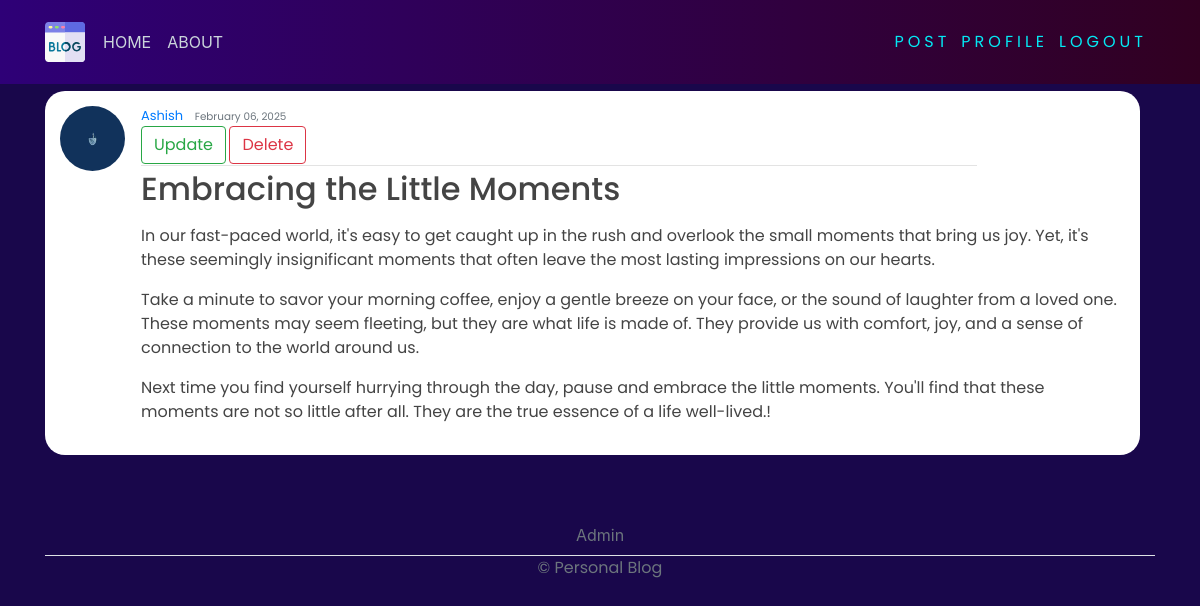
Page /post/33/ (signed in) on the committed database.
### blog/models.py (models this page shows, shortened)
class Post(models.Model):
    title = models.CharField(max_length=200)
    content = models.TextField()
    date_posted = models.DateTimeField(default=timezone.now)
    last_updated = models.DateTimeField(auto_now=True)
    author = models.ForeignKey(User, on_delete=models.CASCADE)
    image = models.ImageField(upload_to='post_images', blank=True, null=True)

### users/models.py (models this page shows, shortened)
class Profile(models.Model):
    user = models.OneToOneField(User, on_delete=models.CASCADE)
    image = models.ImageField(default='default.jpg', upload_to='profile_pics')

### blog/views.py (the view)
# urls.py: path('post/<int:pk>/', PostDetailView.as_view(), name="blog-detail"),
class PostDetailView(LoginRequiredMixin, DetailView):
    model = Post

### blog/templates/blog/post_detail.html (shortened to what this page needs)
{% extends 'blog/base.html' %}
{% block content %}
<article class="media content-section">
    <img class="rounded-circle article-img" src="{{ object.author.profile.image.url }}" alt="Author Profile Image">
    <div class="media-body">
        <div class="article-metadata">
            <a class="mr-2" href="#">{{ object.author }}</a>
            <small class="text-muted">{{ object.date_posted|date:"F d, Y" }}</small> <br>
            {% if object.author == user %}
                <div>
                    <a class="btn btn-outline-success" href="{% url 'blog-update' object.id %}">Update</a>
                    <a class="btn btn-outline-danger" href="{% url 'blog-delete' object.id %}">Delete</a>
                </div>
            {% endif %}
        </div>
        <h2><a class="article-title" href="#">{{ object.title }}</a></h2>
        <p class="article-content">{{ object.content|linebreaks }}</p>
    </div>
    <br>
</article>
{% endblock content %}

### blog/static/blog/main.css (style rules this page uses)
body { background-color: rgb(25, 7, 75); margin-top: 5rem; }
h1, h2, h3, h4, h5, h6, p { color: #444444; font-family: 'Poppins', sans-serif; }
.content-section { background: #ffffff; border-radius: 20px; margin-top: 10px; width: 150%; padding: 15px; box-sizing: border-box; overflow-wrap: break-word; word-wrap: break-word; word-break: break-word; overflow: hidden; }
.article-title { color: #444444; }
.article-content { white-space: normal; word-wrap: break-word; overflow-wrap: break-word; justify-content:left; text-align:initial; }
.article-img { height: 65px; width: 65px; margin-right: 16px; }
.article-metadata { font-family: 'Poppins', sans-serif; padding-bottom: 1px; margin-bottom: 4px; font-size: 13px; border-bottom: 1px solid #e3e3e3; width : 85% }

### rows in the picture
Post: author.profile.image (picture), author "Ashish", date_posted "February 06, 2025", title "Embracing the Little Moments", content "In our fast-paced world, it's easy to get caught up in the rush and overlook the small moments that bring us joy. Yet, it's these seemingly insignificant moments that often leave the most lasting impressions on our hearts. Take a minute to savor your morning coffee, enjoy a gentle breeze on your face, or the sound of laughter from a loved one. These moments may seem fleeting, but they are what life is made of. They provide us with comfort, joy, and a sense of connection to the world around us. Next time you find yourself hurrying through the day, pause and embrace the little moments. You'll find that these moments are not so little after all. They are the true essence of a life well-lived.!"
